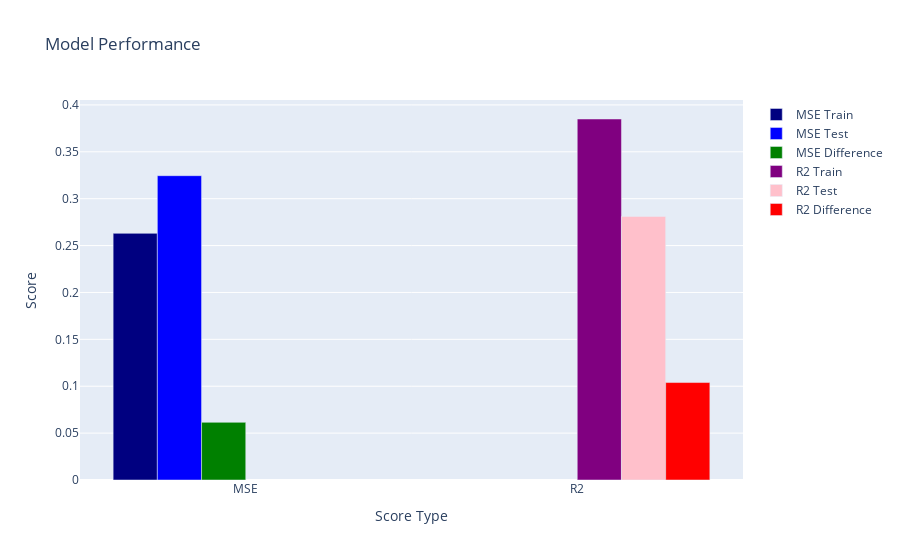

The code cell stored with this chart in its notebook:
### Code cell
# Create a polynomial regression model
model = LinearRegression()

# Generate the polynomial features
poly = PolynomialFeatures(degree=2)
df_x_poly = poly.fit_transform(df_x_select)
df_test_x_poly = poly.transform(df_test_x_select)

# Save the polynomial features
pickle.dump(poly, open('encoders/regression/poly.pkl', 'wb'))

# Train the model
model.fit(df_x_poly, df_y)

# Get the training MSE, R2 score, Testing MSE, and R2 score
mse_train = mean_squared_error(df_y, model.predict(df_x_poly))
r2_train = r2_score(df_y, model.predict(df_x_poly))
mse_test = mean_squared_error(df_test_y, model.predict(df_test_x_poly))
r2_test = r2_score(df_test_y, model.predict(df_test_x_poly))

# Print the training MSE and R2 score
print('Training MSE: ', mse_train)
print('Training R2: ', r2_train)

# Print the testing MSE and R2 score
print('Testing MSE: ', mse_test)
print('Testing R2: ', r2_test)

# Display the scores
plot_scores(mse_train, r2_train, mse_test, r2_test)
# Save the model
pickle.dump(model, open('models/regression/poly_reg.pkl', 'wb'))

### Figure 1 — Plotly figure (JSON) as saved in the notebook; plotly's stock layout.template omitted (floating-point values rounded to 4 significant figures)
{"data": [{"marker": {"color": "navy"}, "name": "MSE Train", "type": "bar", "x": ["MSE"], "y": [0.263]}, {"marker": {"color": "blue"}, "name": "MSE Test", "type": "bar", "x": ["MSE"], "y": [0.3245]}, {"marker": {"color": "green"}, "name": "MSE Difference", "type": "bar", "x": ["MSE"], "y": [0.0615]}, {"marker": {"color": "purple"}, "name": "R2 Train", "type": "bar", "x": ["R2"], "y": [0.385]}, {"marker": {"color": "pink"}, "name": "R2 Test", "type": "bar", "x": ["R2"], "y": [0.2811]}, {"marker": {"color": "red"}, "name": "R2 Difference", "type": "bar", "x": ["R2"], "y": [0.1039]}], "layout": {"title": {"text": "Model Performance"}, "xaxis": {"title": {"text": "Score Type"}}, "yaxis": {"title": {"text": "Score"}}}}
